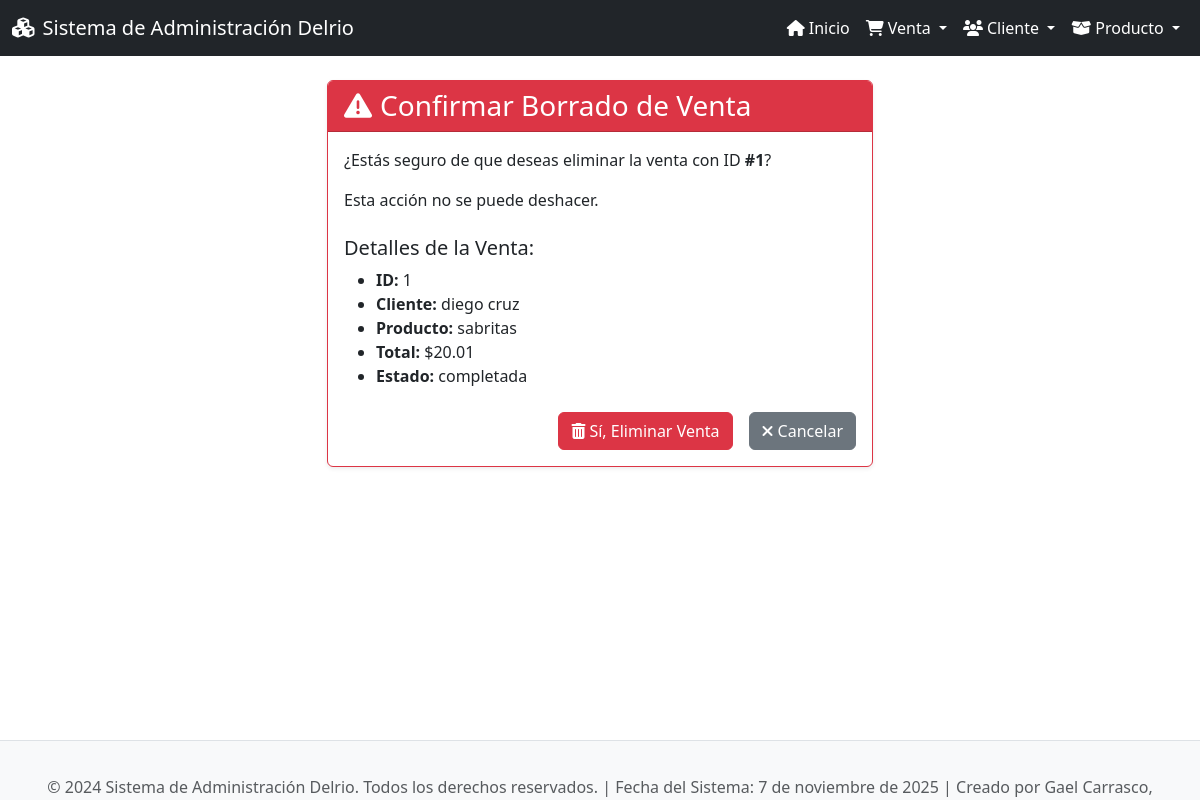
/ventas/borrar/1/, run on the app's committed database.
### app_Delrio/models.py (models this page shows, shortened)
class Venta(models.Model):
    fech_venta = models.DateTimeField(auto_now_add=True)
    total_venta = models.DecimalField(max_digits=10, decimal_places=2)
    estado = models.CharField(max_length=50)
    id_clie = models.ForeignKey(Cliente, on_delete=models.CASCADE, related_name="ventas")
    id_prod = models.ForeignKey(Producto, on_delete=models.CASCADE, related_name="ventas")
    id_empl = models.IntegerField()  # Si tuvieras tabla Empleado, usarías ForeignKey

class Cliente(models.Model):
    nom_clie = models.CharField(max_length=100)
    apellido_clie = models.CharField(max_length=100)
    C_E_clie = models.CharField(max_length=100)  # Correo electrónico
    tel_clie = models.CharField(max_length=20)
    direc_clie = models.TextField()
    fech_compra = models.DateField()

class Producto(models.Model):
    nom_prod = models.CharField(max_length=100)
    desc_prod = models.TextField(blank=True, null=True)
    precio_unidad = models.DecimalField(max_digits=10, decimal_places=2)
    stock = models.IntegerField()
    fech_creacion = models.DateTimeField(auto_now_add=True)
    id_prov = models.IntegerField()  # Si existiera tabla 'proveedor', sería ForeignKey

### app_Delrio/views.py (the view)
# urls.py: path('ventas/borrar/<int:pk>/', views.borrar_venta, name='borrar_venta'),
def borrar_venta(request, pk):
    venta = get_object_or_404(Venta, pk=pk)
    if request.method == 'POST':
        venta.delete()
        return redirect('ver_ventas')
    return render(request, 'Ventas/borrar_venta.html', {'venta': venta})

### app_Delrio/templates/ventas/borrar_venta.html (shortened to what this page needs)
{% extends 'base.html' %}
{% block content %}
<div class="row justify-content-center">
    <div class="col-md-6">
        <div class="card shadow-sm border-danger">
            <div class="card-header bg-danger text-white">
                <h3 class="mb-0"><i class="fas fa-exclamation-triangle me-2"></i>Confirmar Borrado de Venta</h3>
            </div>
            <div class="card-body">
                <p class="card-text">¿Estás seguro de que deseas eliminar la venta con ID <strong>#{{ venta.id }}</strong>?</p>
                <p class="card-text">Esta acción no se puede deshacer.</p>
                <h5 class="mt-4">Detalles de la Venta:</h5>
                <ul>
                    <li><strong>ID:</strong> {{ venta.id }}</li>
                    <li><strong>Cliente:</strong> {{ venta.id_clie.nom_clie }} {{ venta.id_clie.apellido_clie }}</li>
                    <li><strong>Producto:</strong> {{ venta.id_prod.nom_prod }}</li>
                    <li><strong>Total:</strong> ${{ venta.total_venta }}</li>
                    <li><strong>Estado:</strong> {{ venta.estado }}</li>
                </ul>
                <div class="d-grid gap-2 d-md-flex justify-content-md-end mt-4">
                    <form action="{% url 'borrar_venta' venta.id %}" method="post" style="display:inline;">
                        <button type="submit" class="btn btn-danger me-md-2"><i class="fas fa-trash-alt me-1"></i>Sí, Eliminar Venta</button>
                    </form>
                    <a href="{% url 'ver_ventas' %}" class="btn btn-secondary"><i class="fas fa-times me-1"></i>Cancelar</a>
                </div>
            </div>
        </div>
    </div>
</div>
{% endblock %}

### app_Delrio/templates/base.html (style rules this page uses)
body { display: flex; flex-direction: column; min-height: 100vh; }

### data on the page
Venta: id "1", id_clie.nom_clie "diego", id_clie.apellido_clie "cruz", id_prod.nom_prod "sabritas", total_venta "20.01", estado "completada"
